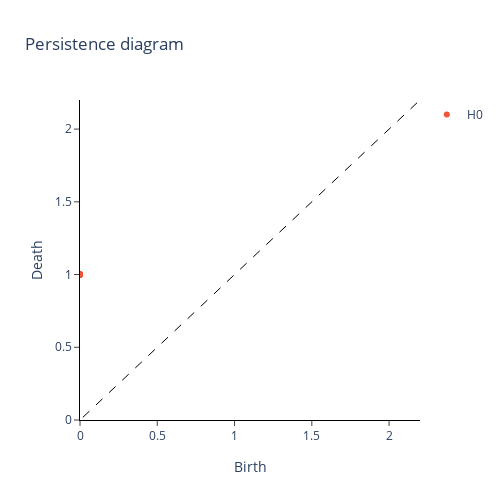

Source (notebook cell):
### Code cell
plot_diagram(computing_persistence_diagram(graphs[1])[0])

### Figure 1 — Plotly figure (JSON) as saved in the notebook; plotly's stock layout.template omitted (floating-point values rounded to 4 significant figures)
{"data": [{"hoverinfo": "none", "line": {"color": "black", "dash": "dash", "width": 1}, "mode": "lines", "showlegend": false, "type": "scatter", "x": [-200, 200], "y": [-200, 200]}, {"mode": "markers", "name": "H0", "type": "scatter", "x": [0, 0, 0, 0, 0, 0, 0, 0, 0, 0, 0, 0, 0, 0], "y": [1, 1, 1, 1, 1, 1, 1, 1, 1, 1, 1, 1, 1, 1]}, {"mode": "markers", "name": "H1", "type": "scatter", "x": [], "y": []}, {"mode": "markers", "name": "H2", "type": "scatter", "x": [], "y": []}], "layout": {"height": 500, "plot_bgcolor": "white", "title": {"text": "Persistence diagram"}, "width": 500, "xaxis": {"anchor": "y", "exponentformat": "e", "linecolor": "black", "linewidth": 1, "mirror": false, "range": [0, 2.2], "showexponent": "all", "showline": true, "side": "bottom", "ticks": "outside", "title": {"text": "Birth"}, "type": "linear", "zeroline": true}, "yaxis": {"anchor": "x", "exponentformat": "e", "linecolor": "black", "linewidth": 1, "mirror": false, "range": [0, 2.2], "showexponent": "all", "showline": true, "side": "left", "ticks": "outside", "title": {"text": "Death"}, "type": "linear", "zeroline": true}}}
